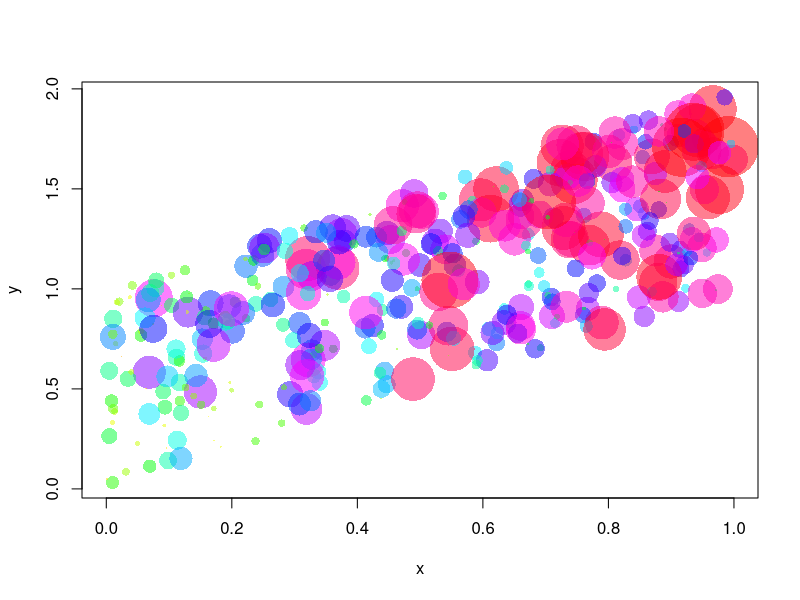
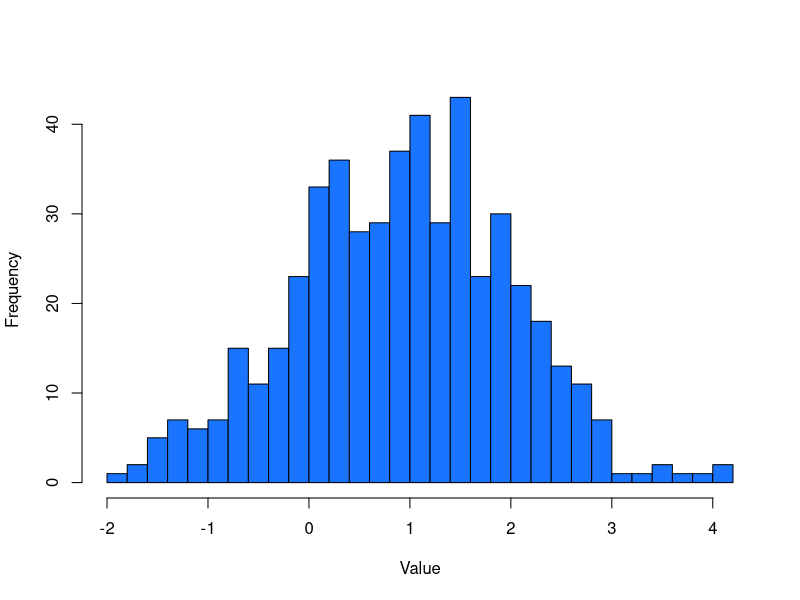

The R source for these figures, in order:
## ---- chunk 1
n <- 500
## ---- chunk 2
s <- min(1000, n)
x <- runif(s)
y <- x + runif(s)
z <- y + rnorm(s)
plot(x, y, cex=z*2, col=rainbow(length(z), alpha=0.5)[rank(x+z)], pch=16)
## ---- chunk 3
s <- min(1000, n)
x <- runif(s)
y <- x + runif(s)
z <- y + rnorm(s)
hist(z, breaks=40, col=hsv(0.6, 0.9, 1), xlab="Value", main="")
